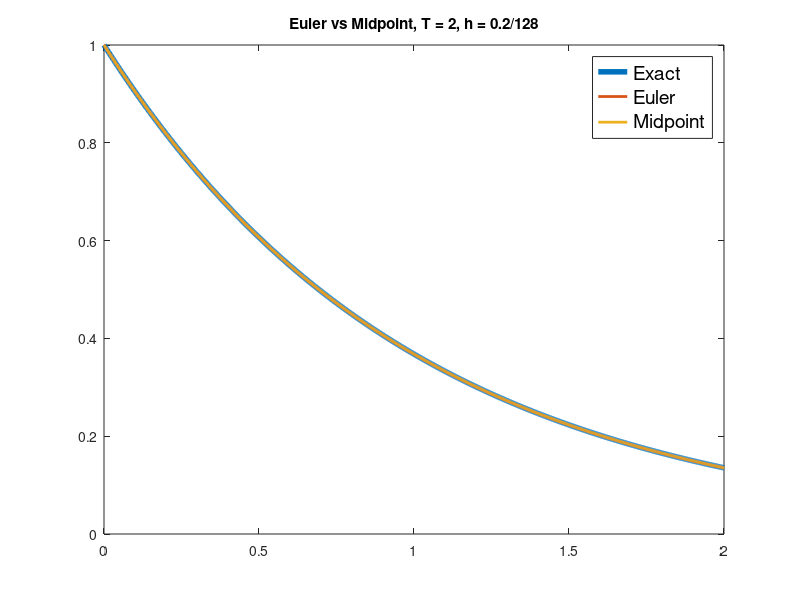
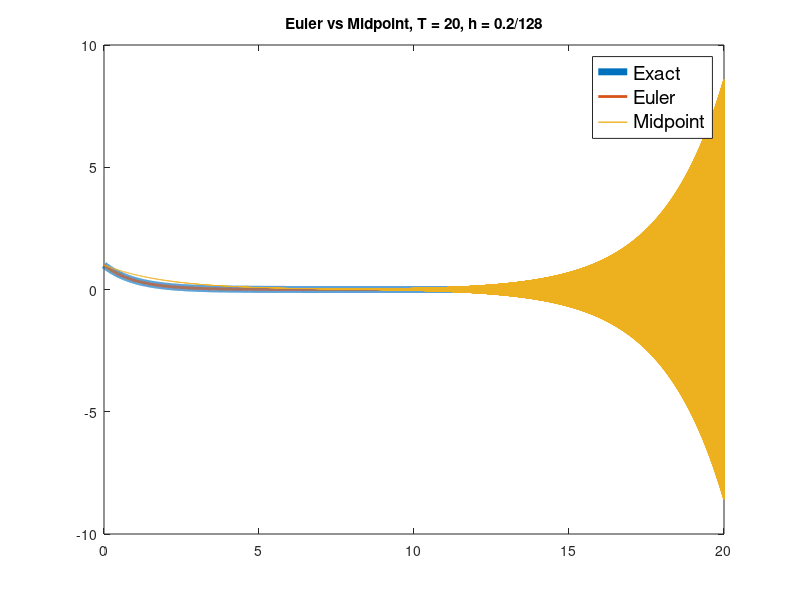

Write MATLAB code to recreate these figures, in order.
clc; clear all; close all;

t0 = 0;
h = 0.2/128;

T = 2;
t = [t0:h:t0+T];
N = (T/h) + 1;
u = zeros(size(t));
u(1) = 1;
u(2) = exp(-h);

%-----------T=2-------------
%euler method
for n = 2:N-1
    u(n+1) = u(n)*(1-h);
end

hold on;
box on;
figure(1)
plot(t, exp(-t), 'LineWidth',4)
plot(t,u,'LineWidth',2)

%mid-point method
for n = 2:N-1
   u(n+1) =  u(n-1) - 2*h*u(n);
end
plot(t,u,'LineWidth',2)
title('Euler vs Midpoint, T = 2, h = 0.2/128')
legend('Exact','Euler','Midpoint','FontSize', 14)

%---------T=20-------------
T = 20;
t = [t0:h:t0+T];
N = (T/h) + 1;
u = zeros(size(t));
u(1) = 1;
u(2) = exp(-h);

%euler method
for n = 2:N-1
    u(n+1) = u(n)*(1-h);
end

figure(2)
hold on;
box on;
plot(t, exp(-t),'LineWidth',5)
plot(t,u,'LineWidth',2)

%mid-point method
for n = 2:N-1
   u(n+1) =  u(n-1) - h*u(n);
end
plot(t,u,'LineWidth',1);
title('Euler vs Midpoint, T = 20, h = 0.2/128')
legend('Exact','Euler','Midpoint','FontSize', 14)
%-----------------------------


    